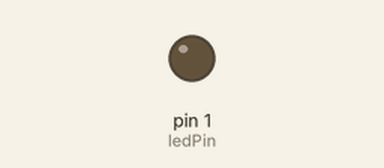
Simulated run of this sketch. Board: Arduino Uno, built with avr-gcc and run on an emulated ATmega328P. Parts: output pins drawn as LEDs (lit = HIGH).

Above: at 1.8 s.
At 4.8 s:
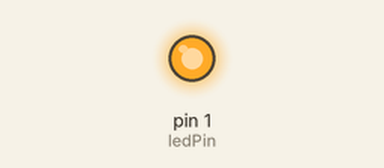
Timing chart, 0 to 11.7 s (numbered marks = the images above):
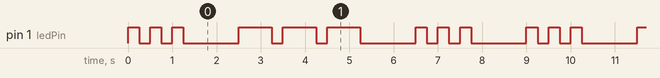

The sketch:

morse_code.ino
```cpp
// Define the pin for the LED
const int ledPin = 1; // Assuming pin G1 corresponds to pin 1 on the Arduino

void setup() {
  // Set the LED pin as an output
  pinMode(ledPin, OUTPUT);
}

void loop() {
  // Input text to convert to Morse code
  String inputText = "SOS"; // Replace "YOUR_INPUT_HERE" with your desired input text
  // Convert input text to Morse code and blink LED accordingly
  blinkMorseCode(inputText);
}

// Function to blink Morse code
void blinkMorseCode(String text) {
  for (int i = 0; i < text.length(); i++) {
    char c = text.charAt(i);
    switch (c) {
      case 'A': case 'a':
        blinkDot(); blinkDash(); break;
      case 'B': case 'b':
        blinkDash(); blinkDot(); blinkDot(); blinkDot(); break;
      case 'C': case 'c':
        blinkDash(); blinkDot(); blinkDash(); blinkDot(); break;
      case 'D': case 'd':
        blinkDash(); blinkDot(); blinkDot(); break;
      case 'E': case 'e':
        blinkDot(); break;
      case 'F': case 'f':
        blinkDot(); blinkDot(); blinkDash(); blinkDot(); break;
      case 'G': case 'g':
        blinkDash(); blinkDash(); blinkDot(); break;
      case 'H': case 'h':
        blinkDot(); blinkDot(); blinkDot(); blinkDot(); break;
      case 'I': case 'i':
        blinkDot(); blinkDot(); break;
      case 'J': case 'j':
        blinkDot(); blinkDash(); blinkDash(); blinkDash(); break;
      case 'K': case 'k':
        blinkDash(); blinkDot(); blinkDash(); break;
      case 'L': case 'l':
        blinkDot(); blinkDash(); blinkDot(); blinkDot(); break;
      case 'M': case 'm':
        blinkDash(); blinkDash(); break;
      case 'N': case 'n':
        blinkDash(); blinkDot(); break;
      case 'O': case 'o':
        blinkDash(); blinkDash(); blinkDash(); break;
      case 'P': case 'p':
        blinkDot(); blinkDash(); blinkDash(); blinkDot(); break;
      case 'Q': case 'q':
        blinkDash(); blinkDash(); blinkDot(); blinkDash(); break;
      case 'R': case 'r':
        blinkDot(); blinkDash(); blinkDot(); break;
      case 'S': case 's':
        blinkDot(); blinkDot(); blinkDot(); break;
      case 'T': case 't':
        blinkDash(); break;
      case 'U': case 'u':
        blinkDot(); blinkDot(); blinkDash(); break;
      case 'V': case 'v':
        blinkDot(); blinkDot(); blinkDot(); blinkDash(); break;
      case 'W': case 'w':
        blinkDot(); blinkDash(); blinkDash(); break;
      case 'X': case 'x':
        blinkDash(); blinkDot(); blinkDot(); blinkDash(); break;
      case 'Y': case 'y':
        blinkDash(); blinkDot(); blinkDash(); blinkDash(); break;
      case 'Z': case 'z':
        blinkDash(); blinkDash(); blinkDot(); blinkDot(); break;
      case '0':
        blinkDash(); blinkDash(); blinkDash(); blinkDash(); blinkDash(); break;
      case '1':
        blinkDot(); blinkDash(); blinkDash(); blinkDash(); blinkDash(); break;
      case '2':
        blinkDot(); blinkDot(); blinkDash(); blinkDash(); blinkDash(); break;
      case '3':
        blinkDot(); blinkDot(); blinkDot(); blinkDash(); blinkDash(); break;
      case '4':
        blinkDot(); blinkDot(); blinkDot(); blinkDot(); blinkDash(); break;
      case '5':
        blinkDot(); blinkDot(); blinkDot(); blinkDot(); blinkDot(); break;
      case '6':
        blinkDash(); blinkDot(); blinkDot(); blinkDot(); blinkDot(); break;
      case '7':
        blinkDash(); blinkDash(); blinkDot(); blinkDot(); blinkDot(); break;
      case '8':
        blinkDash(); blinkDash(); blinkDash(); blinkDot(); blinkDot(); break;
      case '9':
        blinkDash(); blinkDash(); blinkDash(); blinkDash(); blinkDot(); break;
      default:
        // For any other character, pause for a longer time as a space
        delay(3000);
        break;
    }
    // Pause between letters
    delay(1000);
  }
}

// Function to blink a dot (short blink)
void blinkDot() {
  digitalWrite(ledPin, HIGH);
  delay(250);
  digitalWrite(ledPin, LOW);
  delay(250);
}

// Function to blink a dash (long blink)
void blinkDash() {
  digitalWrite(ledPin, HIGH);
  delay(750);
  digitalWrite(ledPin, LOW);
  delay(250);
}
```

Measured:
- by itself, pin 1 (ledPin): repeats every 9.0 s: 2 × (LOW 0.25 s, HIGH 0.25 s), LOW 1.3 s, 2 × (HIGH 0.75 s, LOW 0.25 s), HIGH 0.75 s, LOW 1.3 s, 2 × (HIGH 0.25 s, LOW 0.25 s), HIGH 0.25 s, LOW 1.3 s, HIGH 0.25 s
- by itself, everything shown: repeats every 9.0 s, in 18 steps
